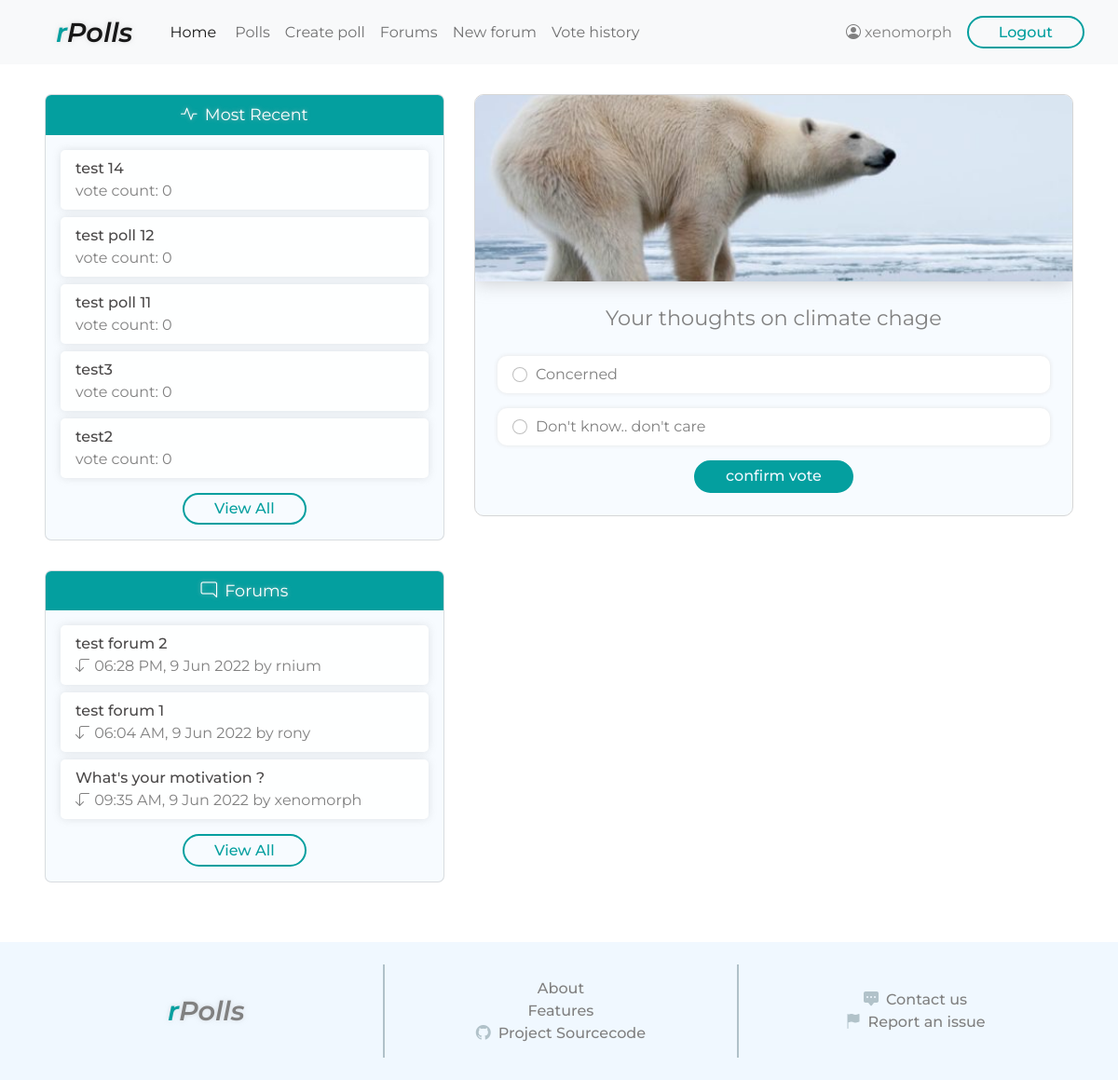
Screenshot of /polls/2/vote/ (signed in) with the database file from the repository.
### polls/models.py (models this page shows, shortened)
class Poll(models.Model):
    title = models.CharField(max_length=250)
    banner = models.ImageField(upload_to='polls/images/', default='polls/images/default.jpg')
    author = models.ForeignKey(User, on_delete=models.CASCADE, related_name='poll')
    public = models.BooleanField(default=True)
    active = models.BooleanField(default=True)
    visible = models.BooleanField(default=True)
    added = models.DateTimeField(auto_now_add=True)
    views = models.IntegerField(default=0)

class Choice(models.Model):
    choicetext = models.CharField(max_length=100)
    poll = models.ForeignKey(Poll, on_delete=models.CASCADE, related_name='choice')

### forums/models.py (models this page shows, shortened)
class ForumTopic(models.Model):
    title = models.CharField(max_length=250)
    author = models.ForeignKey(User, on_delete=models.CASCADE, related_name='forum')
    active = models.BooleanField(default=True)
    locked = models.BooleanField(default=False)
    added = models.DateTimeField(auto_now_add=True)
    views = models.IntegerField(default=0)

class Post(models.Model):
    post_text = models.TextField()
    forum = models.ForeignKey(ForumTopic, on_delete=models.CASCADE, related_name='forumpost')
    post_author = models.ForeignKey(User, on_delete=models.CASCADE, related_name='userpost')
    added = models.DateTimeField(auto_now_add=True)
    updated = models.DateTimeField(auto_now=True)

### polls/views.py (the view, shortened to what this page needs)
# urls.py: path('<int:pk>/vote/', views.vote_now , name='vote'),
@login_required()
def vote_now(request, pk):
    try:
        poll = Poll.objects.get(pk=pk)
    except Poll.DoesNotExist:
        context = {}
        context['recentpolls'] = get_polls_panel_context(request)
        context['forums'] = get_forum_panel_context(request)
        context['error'] = 'Poll Not Found'
        context['username'] = request.user.username
        return render(request, 'polls/error.html', context=context)
    if request.method == 'GET':
        votes_context = dict()
        votes_context['recentpolls'] = get_polls_panel_context(request)
        votes_context['forums'] = get_forum_panel_context(request)
        votes_context['username'] = request.user.username
        votes_context['poll_id'] = poll.id
        votes_context['poll_title'] = poll.title
        votes_context['poll_banner_url'] = poll.banner.url
        choices_raw = poll.choice.all()
        choices = list()
        for choice in choices_raw:
            unit_context = dict()
            unit_context['choice_id'] = choice.id
            unit_context['choice_text'] = choice.choicetext
            choices.append(unit_context)
        votes_context['choices'] = choices
        return render(request, 'polls/votenow.html', context=votes_context)

### polls/views.py (called while the page is built)
def get_forum_panel_context(request):
    recentforums = ForumTopic.objects.filter(active=True).order_by('-added')[:5]
    recentforums_context = []
    for forum in recentforums:
        forum_id = forum.id
        forum_title = forum.title
        lastPost = forum.forumpost.latest('added')
        last_post_time = lastPost.added
        last_post_user = lastPost.post_author
        unit_context = {'forum_id': forum_id, 'forum_title': forum_title, 'last_post_time': last_post_time, 'last_post_user': last_post_user}
        recentforums_context.append(unit_context)
    return recentforums_context

### polls/templates/polls/votenow.html (shortened to what this page needs)
<!DOCTYPE html>
<html lang="en">
<head>
    <link href="https://cdn.jsdelivr.net/npm/bootstrap@5.1.3/dist/css/bootstrap.min.css" rel="stylesheet">
    {% load static %}
    <link rel="stylesheet" href="{% static 'style.css' %}">
</head>
<body>
    <header>
        <nav class="navbar navbar-expand-md navbar-light bg-light">
            <div class="container-fluid">
              <a class="navbar-brand ms-5 pe-3" href="{% url 'homepage' %}"><span class="r">r</span>Polls</a>
              <div class="collapse navbar-collapse" id="navbarSupportedContent">
                <ul class="navbar-nav me-auto mb-2 mb-lg-0">
                  <li class="nav-item me-1">
                    <a class="nav-link active" aria-current="page" href="{% url 'homepage' %}">Home</a>
                  </li>
                  <li class="nav-item">
                    <a class="nav-link" href="{% url 'polls:browse' %}">Polls</a>
                  </li>
                  <li class="nav-item">
                    <a class="nav-link" href="{% url 'polls:create_poll' %}">Create poll</a>
                  </li>
                  <li class="nav-item">
                    <a class="nav-link" href="{% url 'forums:forum_all' %}">Forums</a>
                  </li>
                  <li class="nav-item">
                    <a class="nav-link" href="{% url 'forums:forum_create' %}">New forum</a>
                  </li>
                  <li class="nav-item">
                    <a class="nav-link" href="{% url 'polls:votes_history' %}">Vote history</a>
                  </li>
                </ul>
                <div class="account d-flex me-4">
                    <div class="profile d-flex my-auto me-3">
                        <i class="bi bi-person-circle"></i>
                        <span class="username-viewonly ms-1">{{ username }}</span>
                    </div>
                    <form action="{% url 'logout' %}" method="POST"> {% csrf_token %}
                        <input type="submit" class="btn-1" value="Logout">
                    </form>
                </div>
              </div>
            </div>
          </nav>
    </header>
    <div class="main-container">
        <div class="left-col">
            <div class="recent-polls card">
                <div class="heading">
                    <span class="icon me-1"><i class="bi bi-activity"></i></span>
                    <span class="title">Most Recent</span>
                </div>
                <div class="content">
                    {% for poll in recentpolls %}
                    <div class="poll-item">
                        <a class="poll-title" href="{% url 'polls:polldetails' poll.poll_id %}">{{ poll.poll_title }}</a>
                        <div class="count">
                            <span class="label">vote count:&nbsp;</span><span class="value">{{ poll.vote_count }}</span>
                        </div>
                    </div>
                    {% endfor %}
                    <a href="{% url 'polls:browse' %}" class="btn-1 link-btn">View All</a>
                </div>
            </div>
            <div class="community-forum card">
                <div class="heading">
                    <span class="icon me-1"><i class="bi bi-chat-right"></i></span>
                    <span class="title">Forums</span>
                </div>
                <div class="content">
                    {% for forum in forums %}
                    <div class="forum-post">
                        <a class="post-title" href="{% url 'forums:forum_detail' forum.forum_id %}">{{ forum.forum_title }}</a>
                        <div class="last-post">
                            <span class="label"><i class="bi bi-arrow-90deg-down"></i></span>
                            <span class="date">{{ forum.last_post_time|date:"h:i A, j M o" }}</span>
                            <span class="user">by {{ forum.last_post_user }}</span>
                        </div>
                    </div>
                    {% endfor %}
                    <a href="{% url 'forums:forum_all' %}" class="btn-1 link-btn">View All</a>
                </div>
            </div>
        </div>
        <div class="right-col">
            <div class="poll-vote">
                <div class="content">
                    <div class="poll-heading">
                        <div class="banner"><img src="{{ poll_banner_url }}" alt="{{ poll_title }}"></div>
                        <div class="title">{{ poll_title }}</div>
                    </div>
                    <div class="pool-form-inner">
                        <form action="{% url 'polls:vote' poll_id %}" method="POST" class="form-main"> {% csrf_token %}
                            <div class="options">
                                {% for choice in choices%}
                                <div class="option">
                                    <input type="radio" class="form-check-input" id="option{{ choice.choice_id }}" name="vote" value="{{ choice.choice_id }}">
                                    <label for="option{{ choice.choice_id }}">{{ choice.choice_text }}</label>
                                </div>
                                {% endfor %}
                            </div>
                            <div class="action">
                                <input type="submit" class="btn-2" value="confirm vote">
                            </div>
                        </form>
                    </div>
                </div>
            </div>
        </div>
    </div>
    <footer>
        <div class="upper">
            <div class="col-1">
                <div class="site-name">
                    <span class="r">r</span>Polls</a>
                </div>
            </div>
            <div class="vl"></div>
            <div class="col-2">
                <a href="#">About</a>
                <a href="#">Features</a>
                <a href="#"><i class="bi bi-github"></i>Project Sourcecode</a>
            </div>
            <div class="vl"></div>
            <div class="col-3">
                <a href="#"><i class="bi bi-chat-square-dots-fill"></i>Contact us</a>
                <a href="#"><i class="bi bi-flag-fill"></i>Report an issue</a>
            </div>
        </div>
    </footer>
</body>
</html>

### rows the page displays
Poll: poll_title "test 14"
Poll: poll_title "test poll 12"
Poll: poll_title "test poll 11"
Poll: poll_title "test3"
Poll: poll_title "test2"
Poll: title "Your thoughts on climate chage"
Choice: choice_text "Concerned"
Choice: choice_text "Don't know.. don't care"

### other values shown
{{ username }} "xenomorph"
{{ poll.vote_count }} "0" "0" "0" "0" "0"
{{ forum.forum_title }} "test forum 2"
{{ forum.last_post_time|date:"h:i A, j M o" }} "06:28 PM, 9 Jun 2022"
{{ forum.last_post_user }} "rnium"
{{ forum.forum_title }} "test forum 1"
{{ forum.last_post_time|date:"h:i A, j M o" }} "06:04 AM, 9 Jun 2022"
{{ forum.last_post_user }} "rony"
{{ forum.forum_title }} "What's your motivation ?"
{{ forum.last_post_time|date:"h:i A, j M o" }} "09:35 AM, 9 Jun 2022"
{{ forum.last_post_user }} "xenomorph"
